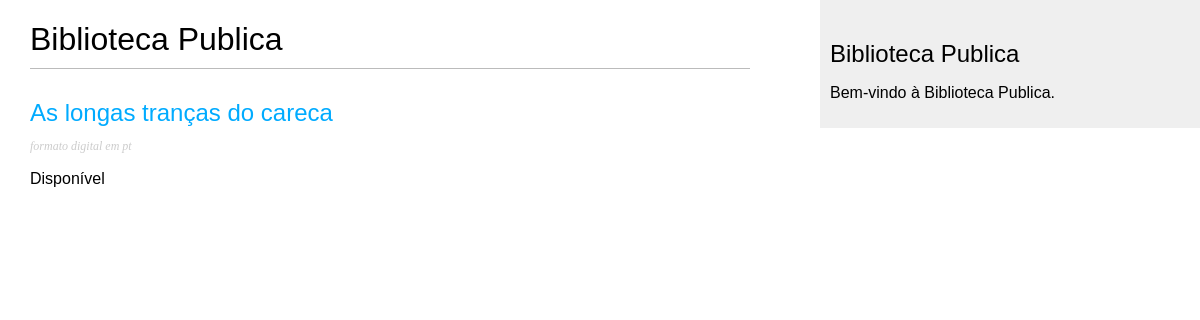
The page /livros/ on the database as committed earlier.
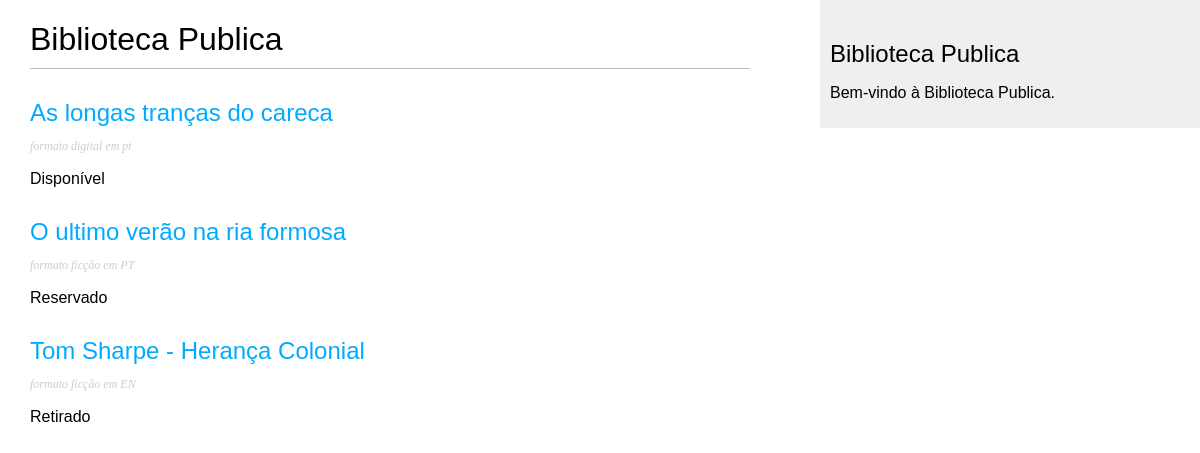
The same page on the database as committed later.
### livros/models.py (models this page shows, shortened)
class Livro(models.Model):
    class Status(models.TextChoices):
        SUGERIDO = 'S', 'Sugerido'
        DISPONIVEL = 'D', 'Disponível'
        EMPRESTADO = 'E', 'Emprestado'
        RESERVADO = 'R', 'Reservado'
        RETIRADO = 'O', 'Retirado'
    isbn = models.CharField(max_length=13, unique=True, primary_key=True)
    titulo = models.CharField(max_length=200)
    idioma = models.CharField(max_length=3)
    tipo = models.CharField(max_length=50)
    tema = models.CharField(max_length=100)
    editora = models.ForeignKey(Editora, to_field='nipc', on_delete=models.PROTECT)
    data_pub = models.DateField()
    original = models.BooleanField(default=True)
    status = models.CharField(
        max_length=1,
        choices=Status.choices,
        default=Status.DISPONIVEL,
    )
    data_add = models.DateTimeField(default=timezone.now)
    objects = models.Manager()          # gestor de modelos padrão
    existentes = LivroExistManager()    # gestor de modelos personalizado para livros existentes
    class Meta:
        ordering = ['titulo']
        indexes = [
            models.Index(fields=['titulo']),
            models.Index(fields=['tipo']),
            models.Index(fields=['tema']),
        ]

### livros/views.py (the view)
# urls.py: path('', views.lista_livros, name='lista_livros'),
def lista_livros(request):
    livros = Livro.objects.all()
    return render(request, 'livros/lista.html', {'livros': livros})

### livros/templates/livros/lista.html (shortened to what this page needs)
{% extends "livros/base.html" %}
{% block content %}
  <h1>Biblioteca Publica</h1>
  {% for livro in livros %}
    <h2>
      <a href="{% url 'livros:detalhes_livro' livro.isbn %}">
        {{ livro.titulo }}
      </a>
    </h2>
    <p class="tipo">
      formato {{ livro.tipo }} em {{ livro.idioma }}
    </p>
    {{ livro.get_status_display|truncatewords:30|linebreaks }}
  {% endfor %}
{% endblock %}

### livros/templates/livros/base.html (shortened to what this page needs)
{% load static %}
<!DOCTYPE html>
<html lang="en">
<head>
  <link href="{% static 'css/biblioteca.css' %}" rel="stylesheet">
</head>
<body>
  <div id="content">
    {% block content %}
    {% endblock %}
  </div>
  <div id="sidebar">
    <h2>Biblioteca Publica</h2>
    <p>Bem-vindo à Biblioteca Publica.</p>
  </div>
</body>
</html>

### livros/static/css/biblioteca.css (style rules this page uses)
body { margin:0; padding:0; font-family:helvetica, sans-serif; }
a { color:#00abff; text-decoration:none; }
h1 { font-weight:normal; border-bottom:1px solid #bbb; padding:0 0 10px 0; }
h2 { font-weight:normal; margin:30px 0 0; }
#content { float:left; width:60%; padding:0 0 0 30px; }
#sidebar { float:right; width:30%; padding:10px; background:#efefef; height:100%; }
p.tipo { color:#ccc; font-family: georgia, serif; font-size: 12px; font-style: italic; }

Rows that differ between the two databases and show on the page:
added Livro: titulo "O ultimo verão na ria formosa", tipo "ficção", idioma "PT", status "Reservado"
added Livro: titulo "Tom Sharpe - Herança Colonial", tipo "ficção", idioma "EN", status "Retirado"
